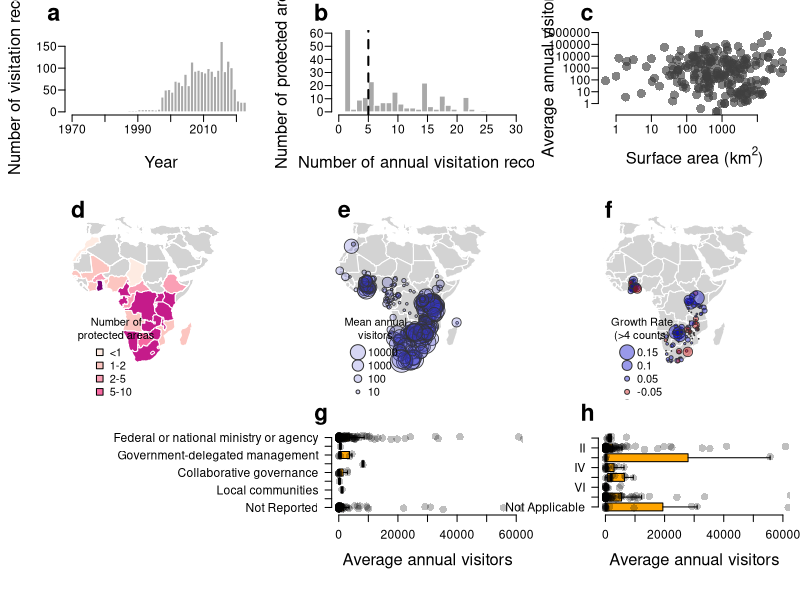

Here is the R script that generated this plot:
#install.packages(c("maps","RColorBrewer"))
library(maps)
library(RColorBrewer)

# Read the data from the cleaned PAVIS Database
pavis <- read.csv("PAVIS_v0.1.csv", na.strings = "NULL")

# Create a new
png(filename="Composite.png",width=28,height=28,units="cm",res=300)

#Set panel layout (bottom-left is left open to accommodate labels from panel G)
m <- (matrix(c(1,2,3,4,5,6,9,7,8), nrow = 3, ncol = 3, byrow = TRUE))
layout(mat = m)

#############################################
#                                           #
#               Panel A                     #
#                                           #
#############################################

# Plot margins
par(mai=c(0.85,0.65,0.3,0.10))

# Histogram of visitation record per year
hist(pavis$Year, main="", breaks=seq(1970, 2024,by=1),border="white",col="darkgrey",
     ylim=c(0,180),las=1,xlab="Year", ylab="Number of visitation records",   cex.axis=1.1, cex.lab= 1.5, mgp=c(3.2,0.6,0))

# Plot label
mtext("a",cex=1.4, font=2,side = 3, adj = -0.1, line = 0.5)

#############################################
#                                           #
#               Panel B                     #
#                                           #
#############################################

# Plot margins
par(mai=c(0.85,0.65,0.3,0.10))

# Histogram of visitation records 
hist(table(pavis$WDPAID), breaks=40, xlim=c(0,30),border="white",col="darkgrey",main="", las=1,ylim=c(0,60),
     xlab="Number of annual visitation records", ylab="Number of protected areas",   cex.axis=1.1, cex.lab= 1.5, mgp=c(3.2,0.6,0))

# Add a vertical line showing >5 records (these are the data plotted in panel F)
abline(v=5, lty=2, lwd=2)
# Plot label
mtext("b",cex=1.4, font=2,side = 3, adj = -0.1, line = 0.5)

#######################################################################################
#######################################################################################

# Reshape the data from long to wide format (i.e. a year by PA matrix)

# Separate the PA metadata from the visitation data
meta.dat <- pavis[2:12]
# Remove duplicates from the metadata
meta.dat.clean <- meta.dat[!duplicated(meta.dat),]

head(meta.dat.clean)

# Reshape the visitation data as a square PA x Year matrix
sq.dat <-  xtabs(Visitors~ WDPAID + Year ,pavis)

# Note, the metadata is ordered alphabetically by country, which differs for the visitation matrix.
# Thus, the data need to be aligned
visit.dat <- sq.dat[match(meta.dat.clean$WDPAID, row.names(sq.dat)),]

# Check that the WDPAIDs are the same
meta.dat.clean$WDPAID== row.names(visit.dat)

# Calcualte the average annual visiation per protected area
visit.ave <- apply(visit.dat,1,mean)

#############################################
#                                           #
#               Panel C                     #
#                                           #
#############################################

# Set this to prevent scientific notation in axis labels
options(scipen=5)

# Set plot margins
par(mai=c(0.85,0.65,0.3,0.10))

# Make plot of annual visitation vs. surface area of protected area (both axes on log-scale)
plot(meta.dat.clean$REP_AREA,visit.ave, log="xy", las=1,pch=16, col=rgb(0.25,0.25,0.25,0.65),
     xlab=expression("Surface area (km"^ 2*")"), ylab="Average annual visitors",cex=1.8,   
     cex.axis=1.1, cex.lab= 1.5, mgp=c(3.2,0.6,0), bty="n")

# Plot Label
mtext("c",cex=1.4, font=2,side = 3, adj = -0.1, line = 0.5)

#############################################
#                                           #
#               Panel D                     #
#                                           #
#############################################

# Create a vector with ISO codes for countries with data
ISO.code <- names(table(meta.dat.clean$ISO))

# Identify the full country names to match with base layers in 'maps' package
country.name <- iso.expand(ISO.code)

# The number of protected areas per countrye with visitor counts
pas <-  as.numeric(table(meta.dat.clean$ISO))

# Set plot margins
par(mai=c(0,0,0,0))

# Create basemap
map("world", fill=T, col="lightgrey", lwd=1, border="white",
    xlim=c(-20,55), ylim=c(-40,40))

# Select a colour ramp
ramp <- brewer.pal(6,"RdPu")

# Identify breaks for the colour ramp
brks <- as.numeric(cut(pas, c(0,1,2,5,10,25,50)))

# Labels for the legend
leg.txt <- c("<1", "1-2", "2-5", "5-10", "10-25", ">25")

# Match the values of each country to the colour ramp according to the predefined breaks
# The maps package has a weird notation for certain countries with multiple geometries, hence
# The need to extract text before a colon.
colss <- brks[match(gsub(":.*","",map("world", plot=FALSE)$names), country.name)]

# Map the number of protected areas with visitor data per country
map("world", fill=T, add=T,col=ramp[colss], lwd=1, border="white")#,xlim=c(-20,55), ylim=c(-40,40))

# Plot a legend
legend(-15,-10, pch=22, pt.cex=1.5, leg.txt,
       pt.bg=ramp, title="Number of\nprotected areas",bty="n")

# Label the panel
mtext("d",cex=1.4, font=2,side = 3, adj = 0.05, line = 0.5)

#############################################
#                                           #
#               Panel E                     #
#                                           #
#############################################

# Set plot margins
par(mai=c(0,0,0,0))

# Plot basemap
map("world", fill=T, col="lightgrey", lwd=1, border="white",
    xlim=c(-20,55), ylim=c(-40,40))

# Add points of protected area centroids, scaled by the average annual visitation
points(meta.dat.clean$Longitude, meta.dat.clean$Latitude,  cex=log(visit.ave+5)/3,pch=21, 
       bg=rgb(0.2,0.2,0.8,0.2), col=rgb(0.2,0.2,0.2,1), lwd=0.8)

# Add legend
legend(-15,-10, pch=21, pt.cex=log(c(10000,1000,100,10))/3, c("10000","1000","100","10"),
pt.bg=rgb(0.2,0.2,0.8,0.2), col=rgb(0.2,0.2,0.2,1), title="Mean annual\nvisitors",bty="n")

# Label plot
mtext("e",cex=1.4, font=2,side = 3, adj = 0.05, line = 0.5)

#############################################
#                                           #
#               Panel F                     #
#                                           #
#############################################

# Create a blank vector for standardized growth rates
growth.rate <- rep(NA,dim(visit.dat)[1] )
# A vector with year information 
yrs <- 1974:2023

# Run a loop to calcualte growth rates
for (i in 1: dim(visit.dat)[1]){
  # Vector of visitation data per protected areas
  vect <- visit.dat[i,]
  # If there are 5 or more records, fit a linear regression and estimate the slope parameter
  if (length(vect[which(vect!=0)])>=5) {
    growth.rate[i] <- lm(vect[which(vect!=0)]~yrs[which(vect!=0)])$coefficients[2]/max(vect[which(vect!=0)])
  }
}

# Set plot margins
par(mai=c(0,0,0,0))

# Plot basemap
map("world", fill=T, col="lightgrey", lwd=1, border="white",
    xlim=c(-20,55), ylim=c(-40,40))

# Add points with centroids of protected areas, coloured by direction adn scale by size of growth rate
points(meta.dat.clean$Longitude, meta.dat.clean$Latitude,  cex=abs(growth.rate)*20,pch=21, 
       col=rgb(0.2,0.2,0.2,1), bg=ifelse(growth.rate>=0,rgb(0,0,0.8,0.4),rgb(0.8,0,0,0.4)), lwd=0.8)

# Add legend
legend(-15,-10, pch=21, pt.cex=c(0.15,0.1,0.05,0.05,0.1,0.15)*20, c("0.15","0.1","0.05","-0.05","-0.1", "-0.15"),
       pt.bg=c(rgb(0,0,0.8,0.4),rgb(0,0,0.8,0.4),rgb(0,0,0.8,0.4), rgb(0.8,0,0,0.4),rgb(0.8,0,0,0.4),rgb(0.8,0,0,0.4))
       , col=rgb(0.2,0.2,0.2,1), title="Growth Rate\n(>4 counts)",bty="n")

# Label panel
mtext("f",cex=1.4, font=2,side = 3, adj = 0.05, line = 0.5)


#############################################
#                                           #
#               Panel G                     #
#                                           #
#############################################

# Set plot margins
par(mai=c(0.85,0.65,0.3,0.10))

# Create factors for governance categories
GOV_TYPE <- factor(meta.dat.clean$GOV_TYPE , levels=rev(c("Federal or national ministry or agency",
                                                          "Sub-national ministry or agency", "Government-delegated management", "Joint governance", "Collaborative governance",
                                                          "Individual landowners", "Local communities", "Not Applicable", "Not Reported")))

# Creat box plot
boxplot(visit.ave+1~GOV_TYPE, outline=F, frame=F, horizontal=T,las=1, ylim=c(0,60000),log="",lty=1,ylab="", 
        cex.axis=1.1, cex.lab= 1.5, mgp=c(3.2,0.6,0),xlab= "Average annual visitors", col="orange")

# Add points for individual protected areas
stripchart(visit.ave+1~GOV_TYPE,
           method = "jitter",jitter=0.2, 
           pch = 16, cex=1.5 , 
           col = rgb(0,0,0,0.25),  
           vertical = FALSE,   
           add = TRUE)

# Label panel
mtext("g",cex=1.4, font=2,side = 3, adj = -0.1, line = 0.5)

#############################################
#                                           #
#               Panel H                     #
#                                           #
#############################################

# Set plot margins
par(mai=c(0.85,0.65,0.3,0.10))

# Create factors of IUCN management categories
IUCN_Cat <- factor( meta.dat.clean$IUCN_Cat , levels=rev(c("Ib", "II", "III", "IV", "V", "VI", "Not Reported", "Not Applicable")))

# Make boxplot
boxplot(visit.ave+1~IUCN_Cat, outline=F, frame=F,,horizontal=T,las=1, ylim=c(0,60000),log="",lty=1,ylab="", 
        cex.axis=1.1, cex.lab= 1.5, mgp=c(3.2,0.6,0),xlab= "Average annual visitors", col="orange")

# Add poiunts for individual protectedd areas
stripchart(visit.ave+1~IUCN_Cat,
           method = "jitter",jitter=0.2, 
           pch = 16, cex=1.5 , 
           col = rgb(0,0,0,0.25),  
           vertical = FALSE,   
           add = TRUE)

# Label panel
mtext("h",cex=1.4, font=2,side = 3, adj = -0.1, line = 0.5)


# Close the plot device and save the image
dev.off()

#############################################################################################
